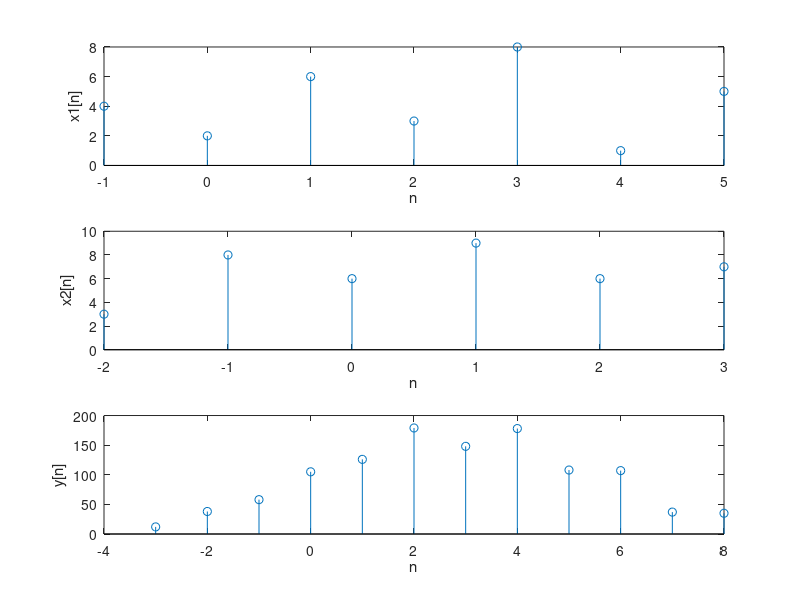

MATLAB code to generate this figure: (Note: this script raises an error after producing the figure.)
n = -3:8;
n1 = -1:5;
n2 = -2:3;
x1 = [4 2 6 3 8 1 5];
x2 = [3 8 6 9 6 7];
y = conv(x1,x2);

subplot(3,1,1)
stem(n1,x1);
xlabel('n');
ylabel('x1[n]');

subplot(3,1,2)
stem(n2,x2);
xlabel('n');
ylabel('x2[n]');

subplot(3,1,3)
stem(n,y);
xlabel('n');
ylabel('y[n]');

suptitle('Convolution of discrete sequences');